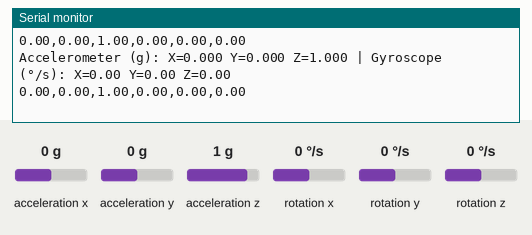
Simulated run of this sketch. Board: Arduino Uno, built with avr-gcc and run on an emulated ATmega328P. Shown: the last lines printed to the serial monitor. The inputs (shaded band) are chosen by the test bench; at power-on: acceleration x 0 g, acceleration y 0 g, acceleration z 1 g, rotation x 0 °/s, rotation y 0 °/s, rotation z 0 °/s.

Above: at 3.2 s.
3.3 s: acceleration x set to -1.4 g
At 3.4 s:
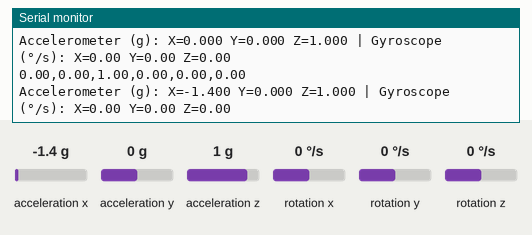
4.8 s: acceleration y set to -1.4 g
At 4.88 s:
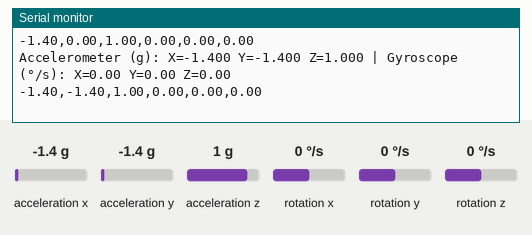
6.3 s: acceleration z set to -1.4 g
At 6.36 s:
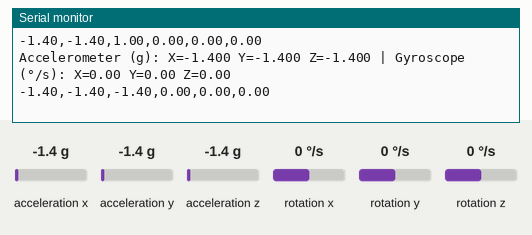
7.8 s: acceleration x set to -0.8 g
At 7.84 s:
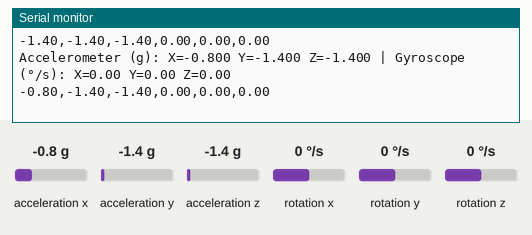
10.8 s: rotation x set to -192 °/s
At 10.8 s:
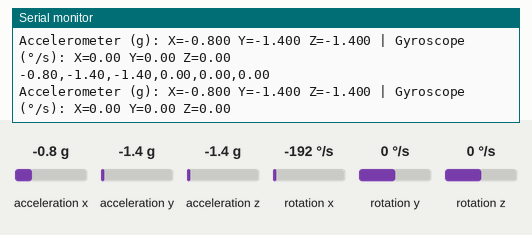
Timing chart, 0 to 13.3 s (numbered marks = the images above; inputs shaded):
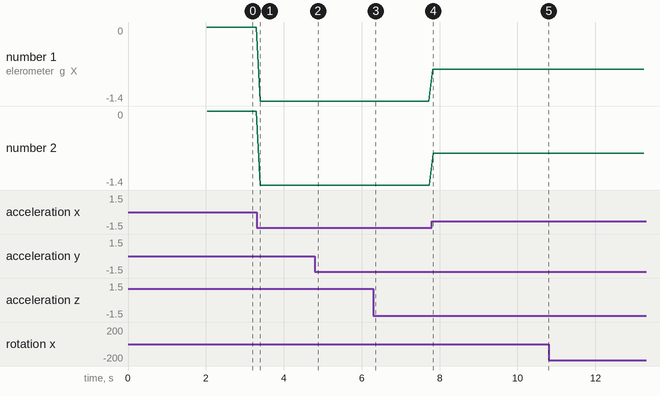

The sketch:

imu_test.ino
```cpp
#include <LSM6DS3.h>
#include <Wire.h>

// Create IMU object using I2C interface
// LSM6DS3TR-C sensor is located at I2C address 0x6A
LSM6DS3 myIMU(I2C_MODE, 0x6A);

// Variables to store sensor readings
float accelX, accelY, accelZ;  // Accelerometer values (g-force)
float gyroX, gyroY, gyroZ;     // Gyroscope values (degrees per second)

void setup() {
  // Initialize serial communication at 115200 baud rate
  Serial.begin(115200);

  // Wait for serial port to connect (useful for debugging)
  while (!Serial) {
    delay(10);
  }

  Serial.println("XIAOML Kit IMU Test");
  Serial.println("LSM6DS3TR-C 6-Axis IMU Sensor");
  Serial.println("=============================");

  // Initialize the IMU sensor
  if (myIMU.begin() != 0) {
    Serial.println("ERROR: IMU initialization failed!");
    Serial.println("Check connections and I2C address");
    while(1) {
      delay(1000); // Halt execution if IMU fails to initialize
    }
  } else {
    Serial.println("✓ IMU initialized successfully");
    Serial.println();

    // Print sensor information
    Serial.println("Sensor Information:");
    Serial.println("- Accelerometer range: ±2g");
    Serial.println("- Gyroscope range: ±250 dps");
    Serial.println("- Communication: I2C at address 0x6A");
    Serial.println();

    // Print data format explanation
    Serial.println("Data Format:");
    Serial.println("AccelX,AccelY,AccelZ,GyroX,GyroY,GyroZ");
    Serial.println("Units: g-force (m/s²), degrees/second");
    Serial.println();

    delay(2000); // Brief pause before starting measurements
  }
}

void loop() {
  // Read accelerometer data (in g-force units)
  accelX = myIMU.readFloatAccelX();
  accelY = myIMU.readFloatAccelY();
  accelZ = myIMU.readFloatAccelZ();

  // Read gyroscope data (in degrees per second)
  gyroX = myIMU.readFloatGyroX();
  gyroY = myIMU.readFloatGyroY();
  gyroZ = myIMU.readFloatGyroZ();

  // Print readable format to Serial Monitor
  Serial.print("Accelerometer (g): ");
  Serial.print("X="); Serial.print(accelX, 3);
  Serial.print(" Y="); Serial.print(accelY, 3);
  Serial.print(" Z="); Serial.print(accelZ, 3);

  Serial.print(" | Gyroscope (°/s): ");
  Serial.print("X="); Serial.print(gyroX, 2);
  Serial.print(" Y="); Serial.print(gyroY, 2);
  Serial.print(" Z="); Serial.print(gyroZ, 2);
  Serial.println();

  // Print CSV format for Serial Plotter (uncomment the line below)
  Serial.println(String(accelX) + "," + String(accelY) + "," + String(accelZ) + "," + String(gyroX) + "," + String(gyroY) + "," + String(gyroZ));

  // Update rate: 10 Hz (100ms delay)
  delay(100);
}
```

Measured:
- after the input at 3.3 s, the serial monitor: prints a new line after 0.09 s (image 1)
- after the input at 4.8 s, the serial monitor: prints a new line after 0.07 s (image 2)
- after the input at 6.3 s, the serial monitor: prints a new line after 0.05 s (image 3)
- after the input at 7.8 s, the serial monitor: prints a new line at once (image 4)
- plotted number 1: 0 → -1.4 after the input at 3.3 s, -1.4 → -0.8 after the input at 7.8 s
- plotted number 2: 0 → -1.4 after the input at 3.3 s, -1.4 → -0.8 after the input at 7.8 s
